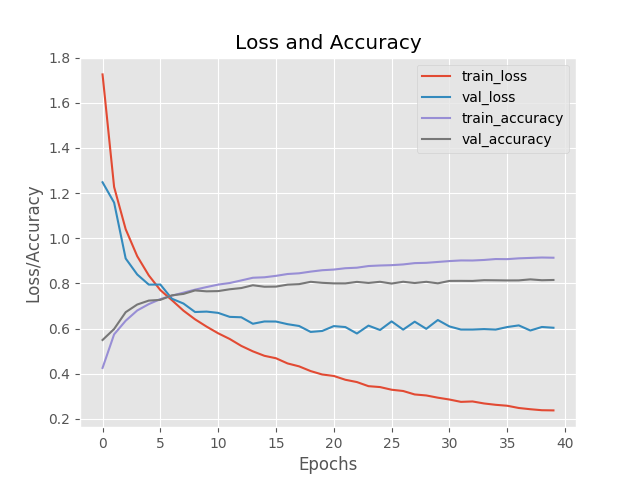

Python code for this plot:
from dl_cv.neuralnetwork import LeNet
from sklearn.preprocessing import LabelBinarizer
from sklearn.model_selection import train_test_split
from sklearn.metrics import classification_report
from keras.datasets import cifar10
from keras.optimizers import SGD
from keras import backend as K
import numpy as np
from matplotlib import pyplot as plt

print("[INFO] Get data")
(trainX, trainY), (testX, testY) = cifar10.load_data()
trainX, validX, trainY, validY = train_test_split(trainX, trainY, test_size=0.175)
trainX = trainX.reshape(trainX.shape[0], 32, 32, 3)
validX = validX.reshape(validX.shape[0], 32, 32, 3)
testX = testX.reshape(testX.shape[0], 32, 32, 3)
trainX = trainX.astype("float")/255
validX  =validX.astype("float")/255
testX = testX.astype("float")/255
lb = LabelBinarizer()
trainY = lb.fit_transform(trainY)
validY = lb.fit_transform(validY)
testY = lb.fit_transform(testY)
label_name = ["airplane", "automobile", "bird", "cat", "deer", "dog", "frog", "horse", "ship", "truck"]


print("[INFO] Compile model")
opt = SGD(lr=0.01)
model = LeNet.build(width=32, height=32, depth=3, classes=10)
model.compile(optimizer=opt, loss="categorical_crossentropy", metrics=["accuracy"])

H = model.fit(trainX, trainY, validation_data=(validX, validY), batch_size=128, epochs=20, verbose=1)

print("[INFO] evaluate model")
pred = model.predict(testX, batch_size=128, verbose=1)
print(classification_report(testY.argmax(axis=1), pred.argmax(axis=1), target_names=label_name))

plt.style.use("ggplot")
plt.figure()
plt.plot(np.arange(0, 20), H.history["loss"], label="train_loss")
plt.plot(np.arange(0, 20), H.history["val_loss"], label="val_loss")
plt.plot(np.arange(0, 20), H.history["acc"], label="train_accuracy")
plt.plot(np.arange(0, 20), H.history["val_acc"], label="val_accuracy")
plt.title("Loss and Accuracy")
plt.xlabel("Epochs")
plt.ylabel("Loss/Accuracy")
plt.legend()
plt.savefig("lenet_cifar10.png")
plt.show()
